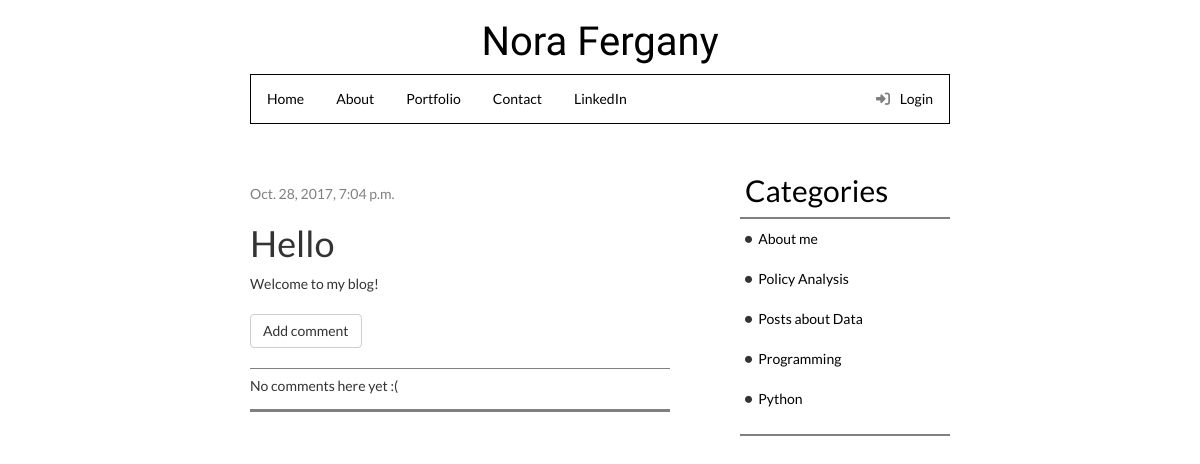
The app's page /post/1/ with its own data.
### blog/models.py (models this page shows, shortened)
class Post(models.Model):
    author = models.ForeignKey('auth.User')
    title = models.CharField(max_length=200)
    text = models.TextField()
    created_date = models.DateTimeField(
        default=timezone.now)
    published_date = models.DateTimeField(blank=True, null=True)
    category = models.ForeignKey(Category, verbose_name="Category", default='Category', null=True, blank=True)

class Category(models.Model):
    title = models.CharField(max_length=200, verbose_name="Title")
    description = models.TextField()
    class Meta:
        verbose_name = "Category"
        verbose_name_plural = "Categories"
        ordering = ['title']

### blog/views.py (the view)
# urls.py: url(r'^post/(?P<pk>\d+)/$', views.post_detail, name='post_detail'),
def post_detail(request, pk):
    post = get_object_or_404(Post, pk=pk)
    categories = Category.objects.all()
    return render(request, 'blog/post_detail.html', {'post': post, 'categories': categories})

### blog/templates/blog/post_detail.html (shortened to what this page needs)
{% extends 'blog/base.html' %}
{% load static %}
{% load pygmentify_tags %}
{% block content %}
<div class="left">
    <div class="post">
        {% if post.published_date %}
            <div class="date">
                {{ post.published_date }}
            </div>
        {%  else %}
                        <a class="btn btn-default" href="{% url 'post_publish' pk=post.pk %}">Publish</a>
        {% endif %}
        <h1 class="dettitle">{{ post.title }}</h1>
        <p class="pyg">{% pygmentify style='emacs' linenos='true' %}{{ post.text|linebreaksbr }}{% endpygmentify %}</p>
<a class="btn btn-default addcomm" href="{% url 'add_comment_to_post' pk=post.pk %}">Add comment</a>
        {% for comment in post.comments.all %}
    {% if user.is_authenticated or comment.approved_comment %}
    <div class="comment">
        <div class="date">
            {{ comment.created_date }}
            {% if not comment.approved_comment %}
                <a class="btn btn-default" href="{% url 'comment_remove' pk=comment.pk %}"><span class="glyphicon glyphicon-remove"></span></a>
                <a class="btn btn-default" href="{% url 'comment_approve' pk=comment.pk %}"><span class="glyphicon glyphicon-ok"></span></a>
            {% endif %}
        </div>
        <strong>{{ comment.author }}</strong>
        <p>{{ comment.text|linebreaks }}</p>
    </div>
    {% endif %}
{% empty %}
    <p class="nocom">No comments here yet :(</p>
{% endfor %}
  </div>
</div>
    <div class="detright">
        <div class="rsub">
        <h3 class="hcat">Categories</h3>
            <div>
                <ul class="cat">
                    {% for category in categories %}
                    <li class="cat"><i class="fa fa-circle" aria-hidden="true" style="font-size: 0.5em;vertical-align:2px;"></i><a href="{% url 'category_detail' pk=category.pk %}"> {{ category.title }}</a></li> <br/>
                    {% endfor %}
                </ul>
            </div>
        </div>
    </div>
{% endblock %}

### blog/static/css/blog.css (style rules this page uses)
.post { margin-bottom: 70px; float:left; margin-top:40px; }
.content { background-color: #ffffff; font-family: 'Lato', sans-serif; margin:10px 250px; }
div.left { float:left; width:60%; }
div.detright { float:right; width:30%; position:relative; top:10px; }
div.date { color:gray; }
div.rsub { border-bottom:solid; border-width:2px; border-color:gray; }
div.post { width:100%; border-bottom:solid gray; padding-bottom: 10px; margin-bottom:20px; }
ul.cat,li.cat { margin: 5px; padding: 0; }
ul.cat { display: table; list-style-type: circle; }
li.cat { list-style: none; display: table-row; }
li.cat::before { display: table-cell; text-align: right; padding-right: 0; }
.fa { padding-right: 0.5em; }
title, h1, h2 { text-align:center; }
h3 { font-size:30px; }
h3, a { color:black; text-decoration: none; }
h1.dettitle { text-align:left; }
h3.hcat { padding-left:5px; border-bottom:solid gray; padding-bottom:10px; border-width:2px; }
p.pyg { padding-bottom:10px; margin-top:10px; }
p.nocom { padding-top:7px; padding-bottom:1px; border-top:solid gray; border-width:thin; margin-top:20px; margin-bottom:2px; }

### records on screen
Post: published_date "Oct. 28, 2017, 7:04 p.m.", title "Hello", text "Welcome to my blog!"
Category: title "About me"
Category: title "Policy Analysis"
Category: title "Posts about Data"
Category: title "Programming"
Category: title "Python"
